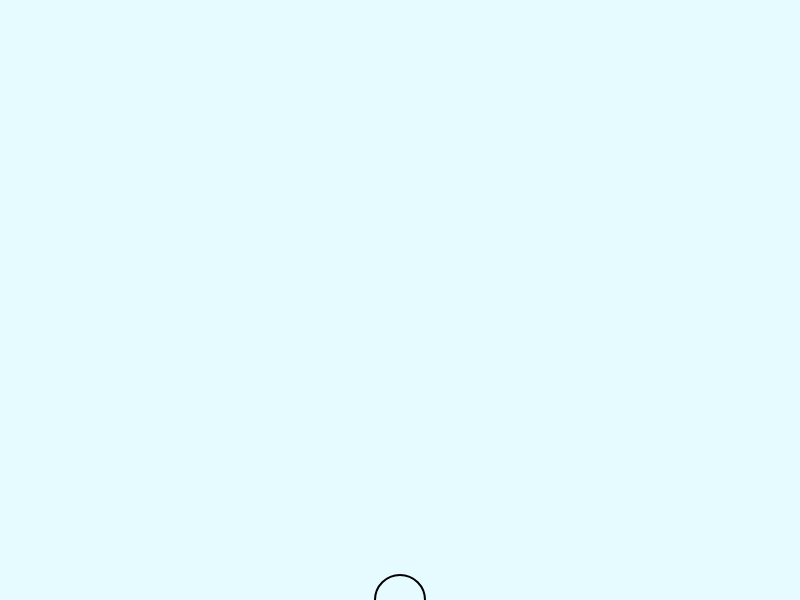
Frame 1 (no input)
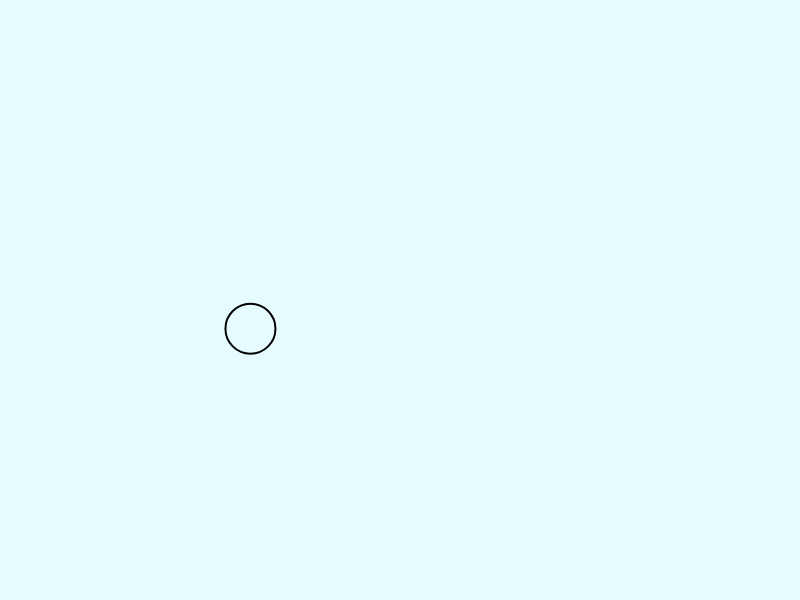
Frame 60 (no input)
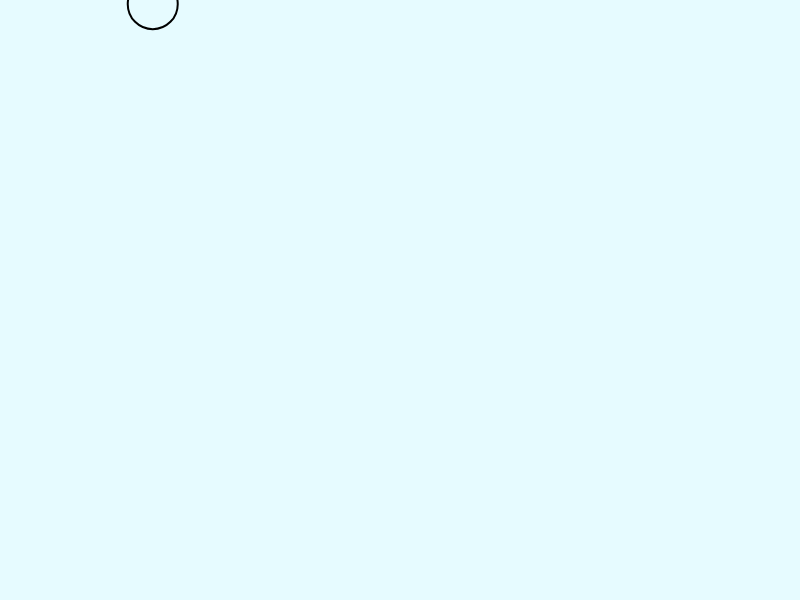
Frame 120 (the mouse pressed at the canvas centre since frame 60)

The p5.js sketch that drew these frames (run headless with seeded random() and noise() and a simulated clock; from frame 60 on, the mouse is pressed at the canvas centre):

// p5.js sketch
// ── sketch.js
let x = 0;
let incX = 0.1;

let y = 0;
let incY = 0.025;

function setup(){
    createCanvas(800, 600);
    colorMode(HSB);
    strokeWeight(2);
    noFill();
}

function draw(){
    background(190,10,200);
    let xPos = ((sin(x)+1)/2)*width;
    let yPos = ((cos(y)+1)/2)*height;
    ellipse(xPos, yPos, 50);

    x+=incX
    y+=incY

}
